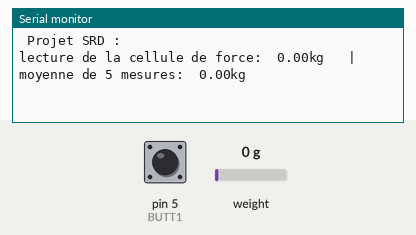
Recording of a sketch running on a simulated Arduino Nano, built with avr-gcc and run on an emulated ATmega328P. Shown: the last lines printed to the serial monitor. Inputs (shaded band) come from the test bench; at power-on: pin 5 (BUTT1) LOW, weight on the scale 0 g. The modem accepts every AT command (registered, SIM ready, sends succeed) and sends nothing else.

Above: at 2.2 s.
2.3 s: pin 5 (BUTT1) pulled HIGH for 0.15 s
At 3.5 s:
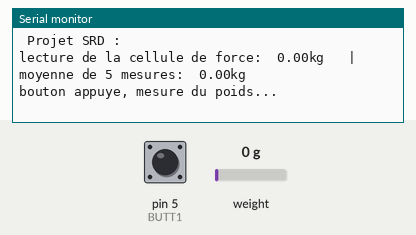
At 8.5 s:
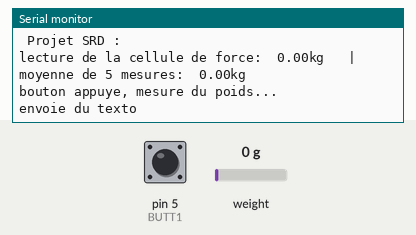

The sketch:

code_principal_StableV1.ino
```cpp
/**
 * @file   code_principal_StableV1.ino
 * @author Emmanuel Lambert & Samuel Delage
 * @date   11 sept 2015
 * @brief  programme qui lit un module HX711 pour une lecture de poids et qui la transmet sur un SIM900 par commande AT
 *         pour le cours de préparation de projet, nom de projet: Surveillance de ruche à distance.
 *
 * @version 1.0 : Première version
 * Environnement: Arduino 1.6.5
 *
 * Matériel:
 *   Système cible: Arduino Nano
 *   Système de développement: PC avec Windows 10
 */
#include "HX711.h"
#include <SoftwareSerial.h>

#define SCALE1DOUT 2// pin DOUT du HX711  - pin #D2
#define SCALE1SCK 3 // pin PD_SCK du HX711 - pin #D3
#define BUTT1 5     // Bouton pour envoyer le poids - pin #D5
#define RX 9        // pin TX du SIM900 pour la communication serial
#define TX 10       // pin RX du SIM900
#define POWER 13    // pin pour allumer ou éteindre le SIM900


HX711 scale(SCALE1DOUT, SCALE1SCK);    // instensation de la librairie HX711
SoftwareSerial SIM900(RX, TX);  //pour la communication avec le SIM900
void sendSMS(float poids);
void calibre();


void setup() {
  SIM900.begin(9600);
  Serial.begin(9600);
  Serial.println(" Projet SRD :");
  pinMode(BUTT1,INPUT);
  digitalWrite(BUTT1, LOW);

  scale.set_scale(22800.f);   // this value is obtained by calibrating the scale with known weights; see the README for details
  scale.tare();               // reset the scale to 0
}

void loop() {
  Serial.print("lecture de la cellule de force:\t");
  Serial.print(scale.get_units(), 2);
  Serial.print("kg \t| moyenne de 5 mesures:\t");
  Serial.print(scale.get_units(5), 2);
  Serial.println("kg");

  for (int i = 0;i<1000;i++)
  {
    if (digitalRead(BUTT1) == 1)
    {
      Serial.println("bouton appuye, mesure du poids...");
      float poids = scale.get_units(50);
      Serial.println("envoie du texto");
      sendSMS(poids);
      Serial.println("texto envoye");
    }
    delay(1);
  }
}

/**
 * @brief Fonction équivalent à appuyer sur le bouton 'Power' du Module GSM
 * @param aucun
 * @return aucun
 */
void SIM900power()
{
  digitalWrite(POWER, HIGH);
  delay(1000);
  digitalWrite(POWER, LOW);
  delay(5000);
  Serial.println("Power Done\r");
}

/**
 * @brief Fonction qui envoie des commandes AT au SIM900 pour envoyer le poids recu en paramètre par texto
 * @param poids (float)
 * @return aucun
 */
void sendSMS(float poids)
{
  SIM900power();                                // Alimentation du Module GSM
  delay(5000);                                  // module boot
  SIM900.print("AT\r");                         // pour booter le module
  delay(15000);                                 // laisse le temps au module de se connecter à un réseau
  SIM900.print("AT+CMGF=1\r");                  // Préparer l'envois du message
  delay(1000);
  SIM900.println("AT + CMGS = \"+18195789557\"");//Format international du numéro de téléphone
  delay(1000);
  SIM900.print("La Ruche pese ");               // message à envoyer
  SIM900.print(poids, 2);
  SIM900.println("Kg");
  delay(1000);
  SIM900.println((char)26);                     // CTRL + Z, Code ASCII 26, Besoin pour l'envois du Texto
  delay(15000);                                 // Donne Du temps au GSM d'envoyer le Texto
  SIM900power();                                // fermer module
}

/**
 * @brief Fonction bloquante qui affiche sur le serial les étapes à suivre pour calibre la balance
 * @param aucun
 * @return aucun
 */
void calibre()
{
  int butt, buttFront = 0, etatCalib = 0;   //variable pour la détection de front et pour les étapes de calibration
  while (etatCalib < 3)
  {
    butt = digitalRead(BUTT1);              //lecture du bouton
    if (butt == 1 && buttFront == 0)        //pour la detection de front montant
    {
      if (etatCalib == 0)
      {
        Serial.println("Sequence de calibration: veuillez ne rien mettre sur la balance puis appuyez sur le bouton");
        delay(500);
      }
      else if(etatCalib == 1)
      {
        Serial.println("reset en cours");
        scale.set_scale();                  //réinitialise l'échelle à 1
        scale.tare(50);                     //remise à zéro d'une moyenne de 50 mesure
        Serial.println("balance reinitialisee.\nVeuillez mettre une masse de 10 kg puis appuyez sur le bouton");
      }
      else if(etatCalib == 2)
      {
        Serial.println("Calibration...");
        scale.set_scale(scale.get_units(100)/10); //remet l'échelle au poids demandé
        Serial.println("Calibration terminee, merci bonne journee");
      }
      etatCalib++;
    }
    buttFront = butt;
  }
  etatCalib = 0;
}
```

Measured:
- after the input at 2.3 s, the serial monitor: prints a new line at once (image 1)
